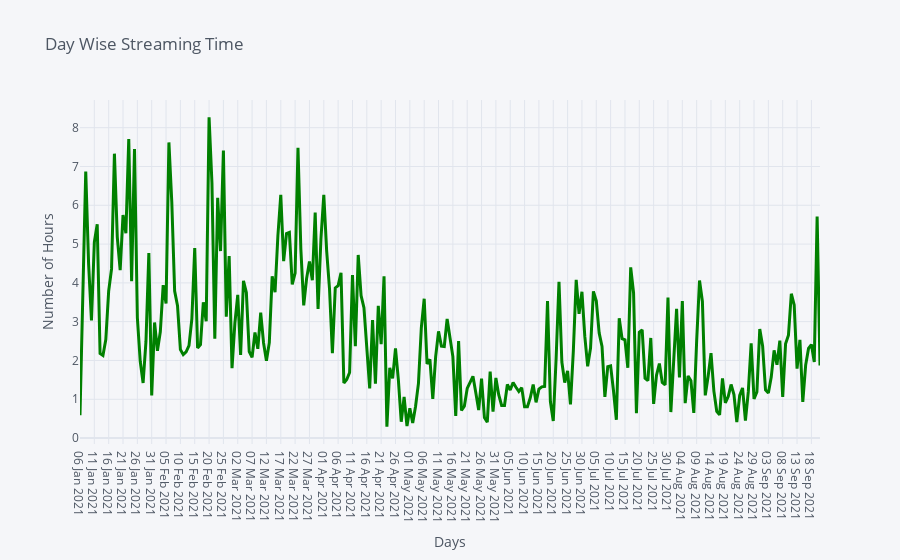

Notebook code for this chart:
### Code cell
#Making a lineplot showing Day Wise Streaming Time in Hours and that date
day_wise_sorted.iplot(kind = 'line', color='green', x= 'Date', y='Hours Played',
title='Day Wise Streaming Time', yTitle = 'Number of Hours', xTitle = 'Days', width = 3)

### Figure 1 — Plotly figure (JSON) as saved in the notebook; plotly's stock layout.template omitted (floating-point values rounded to 4 significant figures; data arrays with more than 128 entries replaced by an {"elided": "..."} marker saying what was removed)
{"data": [{"line": {"color": "rgba(0, 128, 0, 1.0)", "dash": "solid", "shape": "linear", "width": 3}, "mode": "lines", "name": "Hours Played", "text": "", "type": "scatter", "x": {"elided": "259 str values"}, "y": {"elided": "259 float values"}}], "layout": {"legend": {"bgcolor": "#F5F6F9", "font": {"color": "#4D5663"}}, "paper_bgcolor": "#F5F6F9", "plot_bgcolor": "#F5F6F9", "title": {"font": {"color": "#4D5663"}, "text": "Day Wise Streaming Time"}, "xaxis": {"gridcolor": "#E1E5ED", "showgrid": true, "tickfont": {"color": "#4D5663"}, "title": {"font": {"color": "#4D5663"}, "text": "Days"}, "zerolinecolor": "#E1E5ED"}, "yaxis": {"gridcolor": "#E1E5ED", "showgrid": true, "tickfont": {"color": "#4D5663"}, "title": {"font": {"color": "#4D5663"}, "text": "Number of Hours"}, "zerolinecolor": "#E1E5ED"}}}
